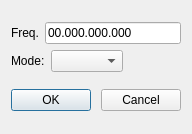
<?xml version="1.0" encoding="UTF-8"?>
<ui version="4.0">
 <class>RunButtonDialog</class>
 <widget class="QDialog" name="RunButtonDialog">
  <property name="geometry">
   <rect>
    <x>0</x>
    <y>0</y>
    <width>192</width>
    <height>134</height>
   </rect>
  </property>
  <property name="windowTitle">
   <string>Dialog</string>
  </property>
  <layout class="QVBoxLayout" name="verticalLayout_2">
   <item>
    <layout class="QVBoxLayout" name="verticalLayout">
     <item>
      <layout class="QHBoxLayout" name="horizontalLayout_2">
       <item>
        <widget class="QLabel" name="label_2">
         <property name="text">
          <string>Freq.</string>
         </property>
        </widget>
       </item>
       <item>
        <widget class="QLineEdit" name="freqLineEdit">
         <property name="inputMask">
          <string>99.999.999.999</string>
         </property>
         <property name="text">
          <string>00.000.000.000</string>
         </property>
        </widget>
       </item>
      </layout>
     </item>
     <item>
      <layout class="QHBoxLayout" name="horizontalLayout_6">
       <item>
        <widget class="QLabel" name="label_6">
         <property name="text">
          <string>Mode:</string>
         </property>
        </widget>
       </item>
       <item>
        <widget class="QComboBox" name="modecb"/>
       </item>
       <item>
        <spacer name="horizontalSpacer">
         <property name="orientation">
          <enum>Qt::Horizontal</enum>
         </property>
         <property name="sizeHint" stdset="0">
          <size>
           <width>40</width>
           <height>20</height>
          </size>
         </property>
        </spacer>
       </item>
      </layout>
     </item>
    </layout>
   </item>
   <item>
    <layout class="QHBoxLayout" name="horizontalLayout">
     <item>
      <widget class="QPushButton" name="okButton">
       <property name="text">
        <string>OK</string>
       </property>
      </widget>
     </item>
     <item>
      <spacer name="horizontalSpacer_3">
       <property name="orientation">
        <enum>Qt::Horizontal</enum>
       </property>
       <property name="sizeHint" stdset="0">
        <size>
         <width>40</width>
         <height>20</height>
        </size>
       </property>
      </spacer>
     </item>
     <item>
      <widget class="QPushButton" name="cancelbutton">
       <property name="text">
        <string>Cancel</string>
       </property>
      </widget>
     </item>
    </layout>
   </item>
  </layout>
 </widget>
 <resources/>
 <connections/>
</ui>
